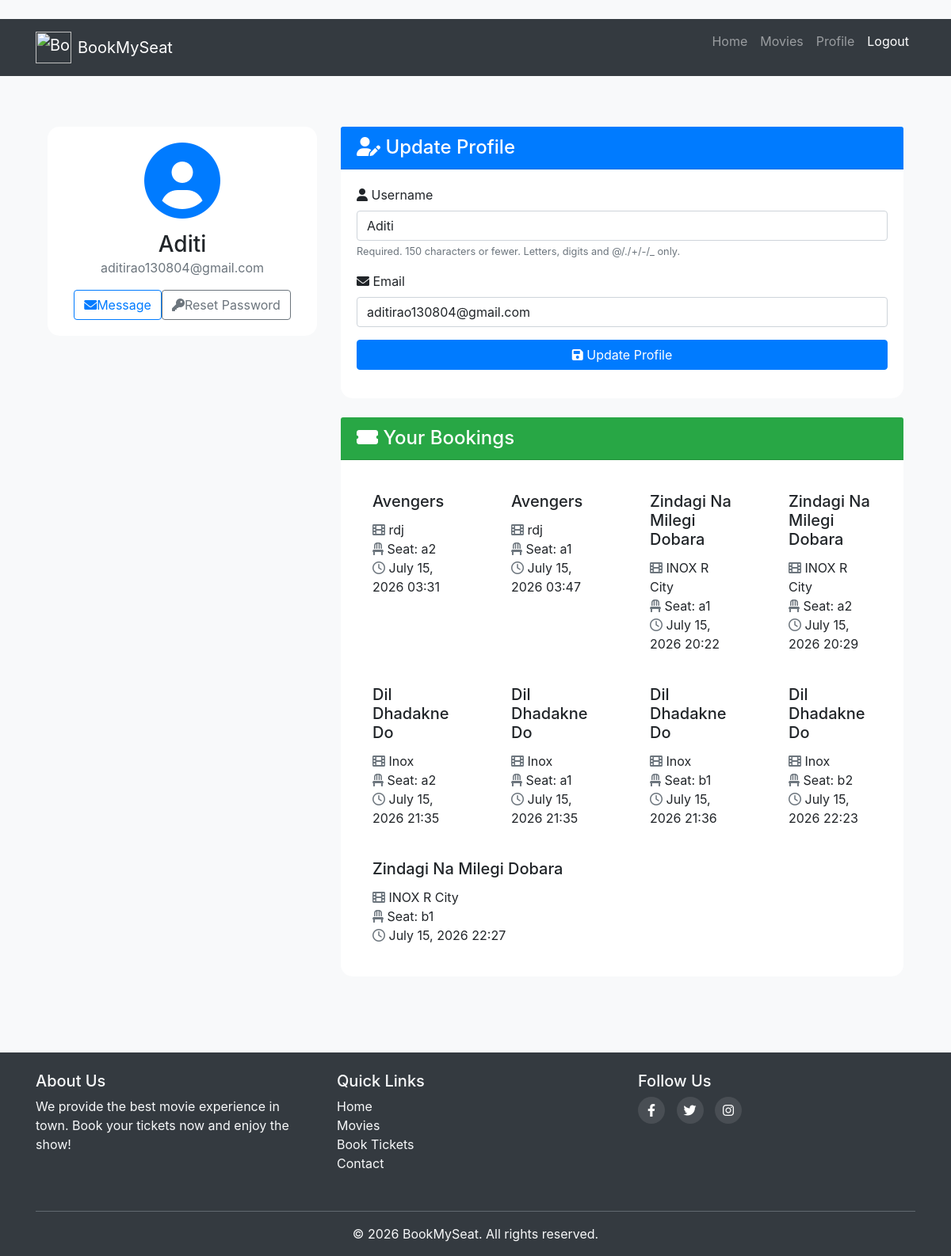
The page /users/profile/ (signed in) on the database its author committed.
### movies/models.py (models this page shows, shortened)
class Booking(models.Model):
    user = models.ForeignKey(User, on_delete=models.CASCADE)
    seat = models.OneToOneField(Seat, on_delete=models.CASCADE)
    movie = models.ForeignKey(Movie, on_delete=models.CASCADE)
    theater = models.ForeignKey(Theater, on_delete=models.CASCADE)
    booked_at = models.DateTimeField(auto_now_add=True)

class Movie(models.Model):
    name = models.CharField(max_length=255)
    image = models.ImageField(upload_to="movies/")
    rating = models.DecimalField(max_digits=3, decimal_places=1)
    cast = models.TextField()
    description = models.TextField(blank=True, null=True)  # optional

class Theater(models.Model):
    name = models.CharField(max_length=255)
    movie = models.ForeignKey(Movie, on_delete=models.CASCADE, related_name='theaters')
    time = models.DateTimeField()

class Seat(models.Model):
    theater = models.ForeignKey(Theater, on_delete=models.CASCADE, related_name='seats')
    seat_number = models.CharField(max_length=10)
    is_booked = models.BooleanField(default=False)

### users/views.py (the view)
# urls.py: path('profile/', profile, name='profile'),
@login_required
def profile(request):
    bookings = Booking.objects.filter(user=request.user)
    if request.method == 'POST':
        u_form = UserUpdateForm(request.POST, instance=request.user)
        if u_form.is_valid():
            u_form.save()
            return redirect('profile')
    else:
        u_form = UserUpdateForm(instance=request.user)
    return render(request, 'users/profile.html', {'u_form': u_form, 'bookings': bookings})

### users/forms.py
class UserUpdateForm(forms.ModelForm):
    email = forms.EmailField()
    class Meta:
        model = User
        fields = ['username', 'email']

### templates/users/profile.html (shortened to what this page needs)
﻿{% extends "users/basic.html" %} {% block content %}
<div class="container py-5">
  <div class="row">
    <div class="col-lg-4 mb-4">
      <div class="card shadow">
        <div class="card-body text-center">
          <div class="mb-3">
            <i class="fas fa-user-circle fa-6x text-primary"></i>
          </div>
          <h3 class="card-title mb-0">{{ user.username }}</h3>
          <p class="text-muted mb-3">{{ user.email }}</p>
          <div class="d-flex justify-content-center">
            <a href="#" class="btn btn-outline-primary me-2"><i class="fas fa-envelope me-2"></i>Message</a>
            <a href="{% url 'password_reset' %}" class="btn btn-outline-secondary"><i class="fas fa-key me-2"></i>Reset Password</a>
          </div>
        </div>
      </div>
    </div>
    <div class="col-lg-8">
      <div class="card shadow mb-4">
        <div class="card-header bg-primary text-white">
          <h4 class="mb-0"><i class="fas fa-user-edit me-2"></i> Update Profile</h4>
        </div>
        <div class="card-body">
          <form method="POST">
            {% for field in u_form %}
              <div class="mb-3">
                <label for="{{ field.id_for_label }}" class="form-label">
                  <i class="fas fa-{% if field.name == 'username' %}user{% elif field.name == 'email' %}envelope{% else %}info-circle{% endif %} me-2"></i>
                  {{ field.label }}
                </label>
                {{ field }}
                {% if field.help_text %}
                  <small class="form-text text-muted">{{ field.help_text }}</small>
                {% endif %}
              </div>
            {% endfor %}
            <button class="btn btn-primary w-100" type="submit"><i class="fas fa-save me-2"></i> Update Profile</button>
          </form>
        </div>
      </div>
      <div class="card shadow">
        <div class="card-header bg-success text-white">
          <h4 class="mb-0"><i class="fas fa-ticket-alt me-2"> </i> Your Bookings</h4>
        </div>
        <div class="card-body">
          {% if bookings %}
            <div class="row row-cols-1 row-cols-md-2 g-4">
              {% for booking in bookings %}
                <div class="col">
                  <div class="card h-100 border-0 shadow-sm">
                    <div class="card-body">
                      <h5 class="card-title">{{ booking.movie.name }}</h5>
                      <p class="card-text">
                        <i class="fas fa-film me-2 text-muted"> </i>  {{ booking.theater.name }}<br>
                        <i class="fas fa-chair me-2 text-muted"> </i>  Seat: {{ booking.seat.seat_number }}<br>
                        <i class="far fa-clock me-2 text-muted"> </i>  {{ booking.booked_at|date:"F d, Y H:i" }}
                      </p>
                    </div>
                  </div>
                </div>
              {% endfor %}
            </div>
          {% else %}
            <div class="text-center py-5">
              <i class="fas fa-ticket-alt fa-4x text-muted mb-3"></i>
              <p class="lead mb-0">No bookings yet. Time to plan your next movie night!</p>
            </div>
          {% endif %}
        </div>
      </div>
    </div>
  </div>
</div>
<link rel="stylesheet" href="https://cdnjs.cloudflare.com/ajax/libs/font-awesome/6.0.0-beta3/css/all.min.css">
{% endblock %}

### templates/users/profile.html (style rules this page uses)
body { background-color: #f8f9fa; }
.card { border-radius: 15px; border: none; transition: transform 0.3s ease-in-out; }
.card-header { border-top-left-radius: 15px; border-top-right-radius: 15px; }
form input, form select, form textarea { display: block; width: 100%; padding: 0.375rem 0.75rem; font-size: 1rem; font-weight: 400; line-height: 1.5; color: #212529; background-color: #fff; background-clip: padding-box; border: 1px solid #ced4da; border-radius: 0.25rem; transition: border-color 0.15s ease-in-out, box-shadow 0.15s ease-in-out; }

### rows shown on the page
Booking: movie.name "Avengers", theater.name "rdj", seat.seat_number "a2", booked_at "July 15, 2026 03:31"
Booking: movie.name "Avengers", theater.name "rdj", seat.seat_number "a1", booked_at "July 15, 2026 03:47"
Booking: movie.name "Zindagi Na Milegi Dobara", theater.name "INOX R City", seat.seat_number "a1", booked_at "July 15, 2026 20:22"
Booking: movie.name "Zindagi Na Milegi Dobara", theater.name "INOX R City", seat.seat_number "a2", booked_at "July 15, 2026 20:29"
Booking: movie.name "Dil Dhadakne Do", theater.name "Inox", seat.seat_number "a2", booked_at "July 15, 2026 21:35"
Booking: movie.name "Dil Dhadakne Do", theater.name "Inox", seat.seat_number "a1", booked_at "July 15, 2026 21:35"
Booking: movie.name "Dil Dhadakne Do", theater.name "Inox", seat.seat_number "b1", booked_at "July 15, 2026 21:36"
Booking: movie.name "Dil Dhadakne Do", theater.name "Inox", seat.seat_number "b2", booked_at "July 15, 2026 22:23"
Booking: movie.name "Zindagi Na Milegi Dobara", theater.name "INOX R City", seat.seat_number "b1", booked_at "July 15, 2026 22:27"

### other values the page prints
{{ user.username }} "Aditi"
{{ user.email }} "aditirao130804@gmail.com"
{{ field.label }} "Username" "Email"
{{ field.help_text }} "Required. 150 characters or fewer. Letters, digits and @/./+/-/_ only."
